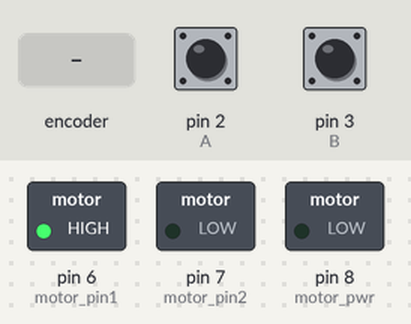
This sketch was run on a simulated Arduino Uno, built with avr-gcc and run on an emulated ATmega328P. On the bench: switched loads named in the sketch (green lamp = pin HIGH). The inputs (shaded band) are chosen by the test bench; at power-on: pin 2 (A) HIGH, pin 3 (B) HIGH. What the sketch prints to the serial monitor is not drawn.

Above: at 1.2 s.
1.3 s: rotary encoder on pin 2 (A) / pin 3 (B) turned 1 step (first pin leading)
Timing chart, 0 to 4.3 s (numbered marks = the images above; inputs shaded):
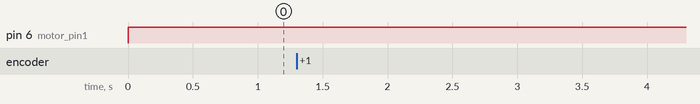

The sketch:

velocity_control.ino
```cpp
#include <PID_v1.h>
// https://community.element14.com/products/arduino/b/blog/posts/simple-arduino-dc-motor-control-with-encoder-part-2
#define Kp 0.2 // Proportional Const
#define Ki 0.2 // Integral Const
#define Kd 0 // Derivative Const

int motor_pin1 = 6;
int motor_pin2 = 7;
int motor_pwr = 8;

int A = 2;
int B = 3;
int I = 18;

volatile int countTick = 0;
volatile char precTick = 0;
volatile char tickA = 0;
volatile char tickB = 0;


double input = 0;
double output = 0;
double setpointMotor = 20;
unsigned long startTime; //for timer
unsigned long currentTime;
unsigned long countInterrupts = 0;
const unsigned long SAMPLE_TIME = 100;
const unsigned long INTRPT_COUNT = 20;
double rpm_speed = 0;


PID motor(&input, &output, &setpointMotor, Kp, Ki, Kd, DIRECT);
double storeB = 0;


void setup() {
  initMotor();

  Serial.begin(115200);
  while(!Serial){
    // wait for Serial to start
  }
}

void loop() {
  currentTime = millis();
  tickA = digitalRead(A);
  tickB = digitalRead(B);
  motor.Compute();
  Serial.println(output);

  if (precTick != countTick){
    Serial.print("tick :");
    Serial.println(countTick);
  }
  precTick = countTick;


  //Controlling speed (0 = off and 255 = max speed):
  analogWrite(8, 50); //ENA pin

  //Controlling spin direction of motors
  Serial.print("Change direction\n");
  digitalWrite(motor_pin1, HIGH);
  digitalWrite(motor_pin2, LOW);

}

void updateTickA() {
  if (tickB == LOW){
    countTick = countTick + 1;
  }
  else{
    countTick = countTick - 1;
  }
}

void updateTickB() {
  if (tickA == LOW){
    countTick = countTick - 1;
  }
  else{
    countTick = countTick + 1;
  }
}

void initMotor(){
  pinMode(A, INPUT);
  pinMode(B, INPUT);
  pinMode(I, INPUT);
  digitalWrite(A, HIGH);
  digitalWrite(B, HIGH);
  attachInterrupt(digitalPinToInterrupt(A), updateTickA, RISING);
  attachInterrupt(digitalPinToInterrupt(B), updateTickB, RISING);

  pinMode(motor_pin1, OUTPUT);
  pinMode(motor_pin2, OUTPUT);
  pinMode(motor_pwr, OUTPUT);

  startTime = millis();
  motor.SetOutputLimits(0, 255);
  motor.SetSampleTime(SAMPLE_TIME);
  motor.SetMode(AUTOMATIC);
}

void isr(){
  countInterrupts++;
  if (countInterrupts == INTRPT_COUNT){
    input = (float) INTRPT_COUNT * 60 / (float) (1000 * 2048 * (currentTime - startTime));
    startTime = currentTime;
    countInterrupts = 0;
  }
}
```
